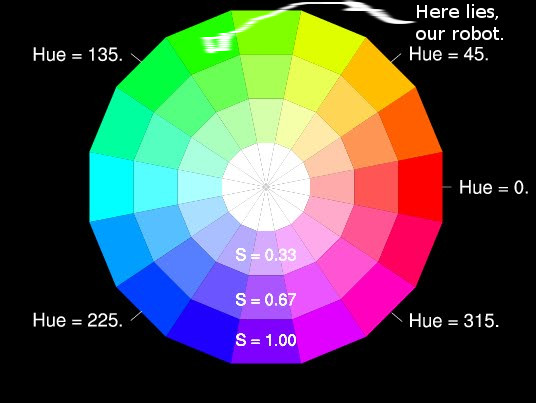
#> input picture wiki_images/hue_circ.jpg, 536 x 403 px
$ python -i preprocessing.py   (imports and definitions only)
#> lines starting #> are read from the running program, lines starting #| are printed output that depends on the picture
#> further down, picture is the input picture: shape (403, 536, 3); mean B, G, R 79.1, 79.2, 79.5
import cv2


class Preprocessing(object):

    def __init__(self, options=None):
        if not options:
            # Which methods to run
            self.options = {
                'normalize': False,
                'background_sub': False
            }

        # Default setting for background subtractor
        self.background_sub = None

    def get_options(self):
        return self.options;

    def run(self, frame, options):

        self.options = options

        results = {
            'frame': frame
        }

        # Apply normalization
        if self.options['normalize']:
            # Normalize only the saturation channel
            results['frame'] = self.normalize(frame)
            # print 'Normalizing frame'

        # Apply background subtraction
        if self.options['background_sub']:
            frame = cv2.blur(frame, (2,2))
            # print 'running sub'
            if self.background_sub is not None:
                bg_mask = self.background_sub.apply(frame)
            else:
                self.background_sub = cv2.BackgroundSubtractorMOG2(0, 30, False)
                bg_mask = self.background_sub.apply(frame)
            results['background_sub'] = bg_mask

        return results

    def normalize(self, frame):
        """
        Normalize an image based on its Saturation channel. Returns BGR version
        of the image.
        """
        # frame[:, :, 1] = cv2.equalizeHist(frame[:, :, 1])
        frame = cv2.cvtColor(frame, cv2.COLOR_BGR2HSV)
#> frame: shape (403, 536, 3); mean H, S, V 41.9, 91.4, 119.5
        frame[:, :, 2] = cv2.equalizeHist(frame[:, :, 2])
#> frame: shape (403, 536, 3); mean H, S, V 41.9, 91.4, 84.9
        return cv2.cvtColor(frame, cv2.COLOR_HSV2BGR)
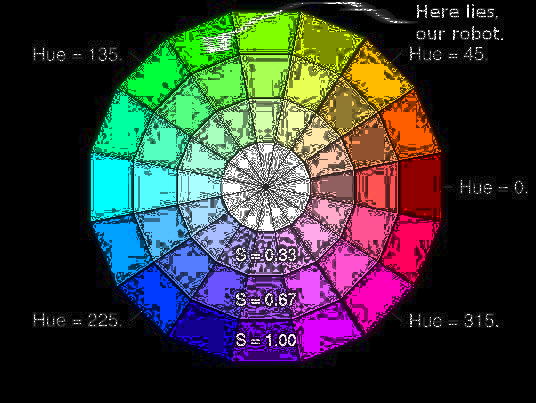
#> returned value: shape (403, 536, 3); mean B, G, R 56, 57.3, 54.8

>>> import cv2
>>> picture = cv2.imread('../wiki_images/hue_circ.jpg')
>>> result = Preprocessing().normalize(picture)
